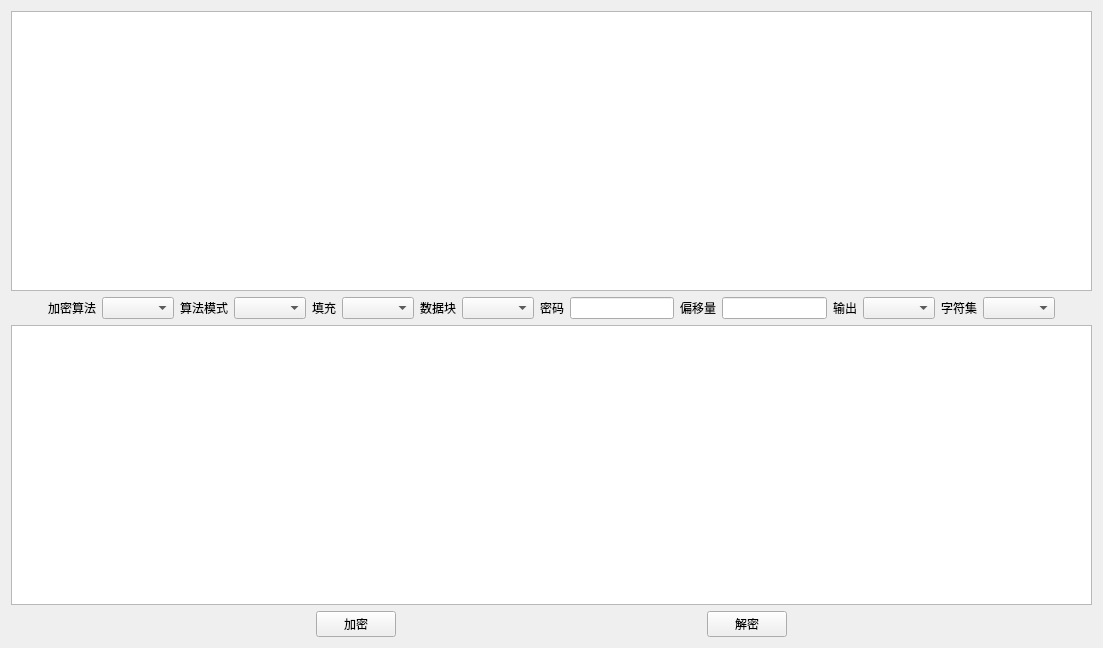
<?xml version="1.0" encoding="UTF-8"?>
<ui version="4.0">
 <class>WidgetAES</class>
 <widget class="QWidget" name="WidgetAES">
  <property name="geometry">
   <rect>
    <x>0</x>
    <y>0</y>
    <width>1103</width>
    <height>648</height>
   </rect>
  </property>
  <property name="windowTitle">
   <string>Form</string>
  </property>
  <layout class="QVBoxLayout" name="verticalLayout">
   <item>
    <widget class="QTextEdit" name="textEdit"/>
   </item>
   <item>
    <layout class="QHBoxLayout" name="horizontalLayout">
     <item>
      <spacer name="horizontalSpacer_4">
       <property name="orientation">
        <enum>Qt::Horizontal</enum>
       </property>
       <property name="sizeHint" stdset="0">
        <size>
         <width>40</width>
         <height>20</height>
        </size>
       </property>
      </spacer>
     </item>
     <item>
      <widget class="QLabel" name="label_algorithm">
       <property name="text">
        <string>加密算法</string>
       </property>
      </widget>
     </item>
     <item>
      <widget class="QComboBox" name="comboBox_algorithm"/>
     </item>
     <item>
      <widget class="QLabel" name="label_mode">
       <property name="text">
        <string>算法模式</string>
       </property>
      </widget>
     </item>
     <item>
      <widget class="QComboBox" name="comboBox_mode"/>
     </item>
     <item>
      <widget class="QLabel" name="label_padding">
       <property name="text">
        <string>填充</string>
       </property>
      </widget>
     </item>
     <item>
      <widget class="QComboBox" name="comboBox_padding"/>
     </item>
     <item>
      <widget class="QLabel" name="label_block_length">
       <property name="text">
        <string>数据块</string>
       </property>
      </widget>
     </item>
     <item>
      <widget class="QComboBox" name="comboBox_block_length"/>
     </item>
     <item>
      <widget class="QLabel" name="label_password">
       <property name="text">
        <string>密码</string>
       </property>
      </widget>
     </item>
     <item>
      <widget class="QLineEdit" name="lineEdit_password"/>
     </item>
     <item>
      <widget class="QLabel" name="label_iv_offset">
       <property name="text">
        <string>偏移量</string>
       </property>
      </widget>
     </item>
     <item>
      <widget class="QLineEdit" name="lineEdit_iv_offset"/>
     </item>
     <item>
      <widget class="QLabel" name="label_output">
       <property name="text">
        <string>输出</string>
       </property>
      </widget>
     </item>
     <item>
      <widget class="QComboBox" name="comboBox_output"/>
     </item>
     <item>
      <widget class="QLabel" name="label_char_set">
       <property name="text">
        <string>字符集</string>
       </property>
      </widget>
     </item>
     <item>
      <widget class="QComboBox" name="comboBox_charset"/>
     </item>
     <item>
      <spacer name="horizontalSpacer_5">
       <property name="orientation">
        <enum>Qt::Horizontal</enum>
       </property>
       <property name="sizeHint" stdset="0">
        <size>
         <width>40</width>
         <height>20</height>
        </size>
       </property>
      </spacer>
     </item>
    </layout>
   </item>
   <item>
    <widget class="QTextBrowser" name="textBrowser"/>
   </item>
   <item>
    <layout class="QHBoxLayout" name="horizontalLayout_2">
     <item>
      <spacer name="horizontalSpacer">
       <property name="orientation">
        <enum>Qt::Horizontal</enum>
       </property>
       <property name="sizeHint" stdset="0">
        <size>
         <width>40</width>
         <height>20</height>
        </size>
       </property>
      </spacer>
     </item>
     <item>
      <widget class="QPushButton" name="pushButton_encrypt">
       <property name="text">
        <string>加密</string>
       </property>
      </widget>
     </item>
     <item>
      <spacer name="horizontalSpacer_2">
       <property name="orientation">
        <enum>Qt::Horizontal</enum>
       </property>
       <property name="sizeHint" stdset="0">
        <size>
         <width>40</width>
         <height>20</height>
        </size>
       </property>
      </spacer>
     </item>
     <item>
      <widget class="QPushButton" name="pushButton_decrypt">
       <property name="text">
        <string>解密</string>
       </property>
      </widget>
     </item>
     <item>
      <spacer name="horizontalSpacer_3">
       <property name="orientation">
        <enum>Qt::Horizontal</enum>
       </property>
       <property name="sizeHint" stdset="0">
        <size>
         <width>40</width>
         <height>20</height>
        </size>
       </property>
      </spacer>
     </item>
    </layout>
   </item>
  </layout>
 </widget>
 <resources/>
 <connections/>
</ui>
